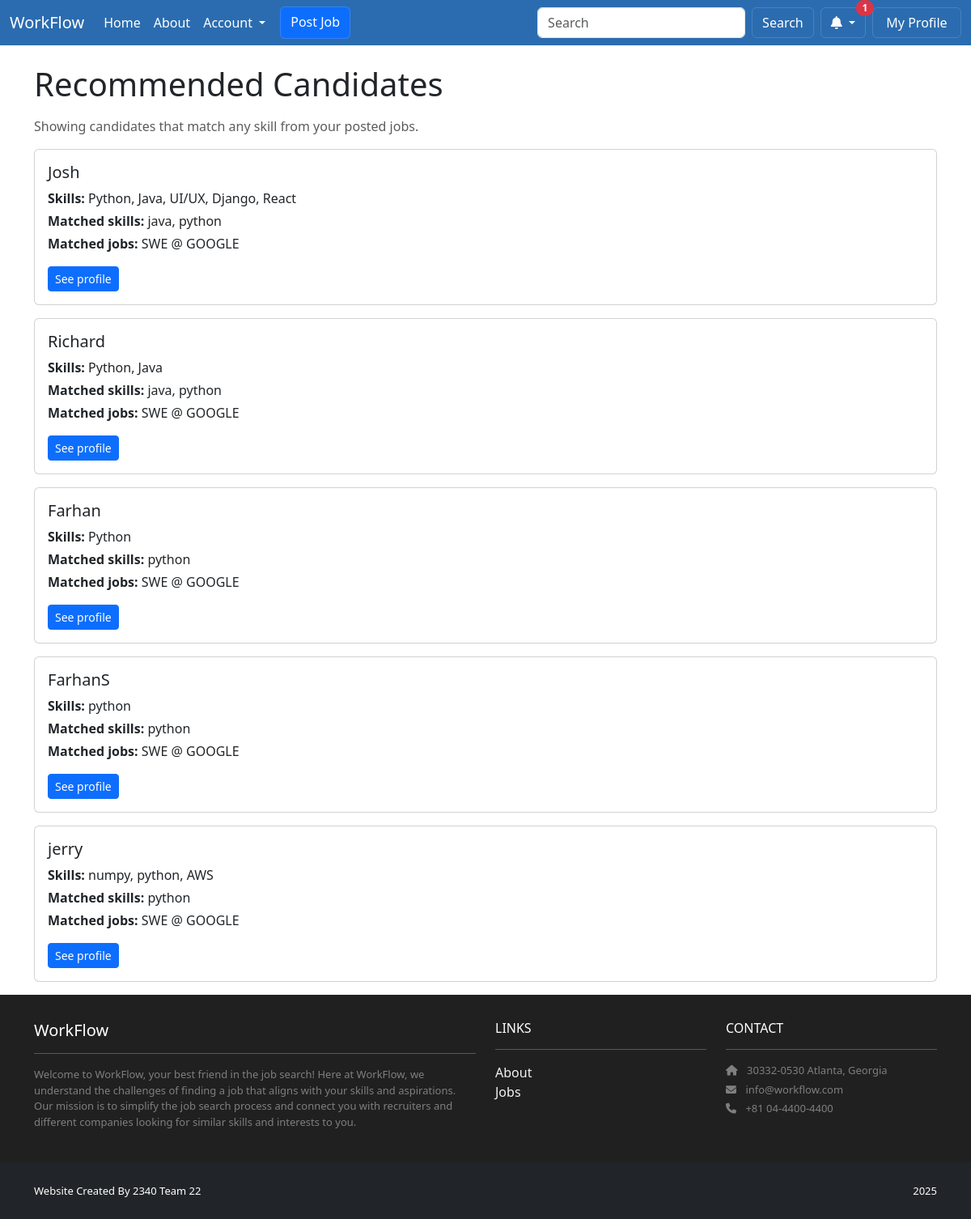
/recommended/recruiter/overview/ (signed in), run on an earlier commit of the app's database.
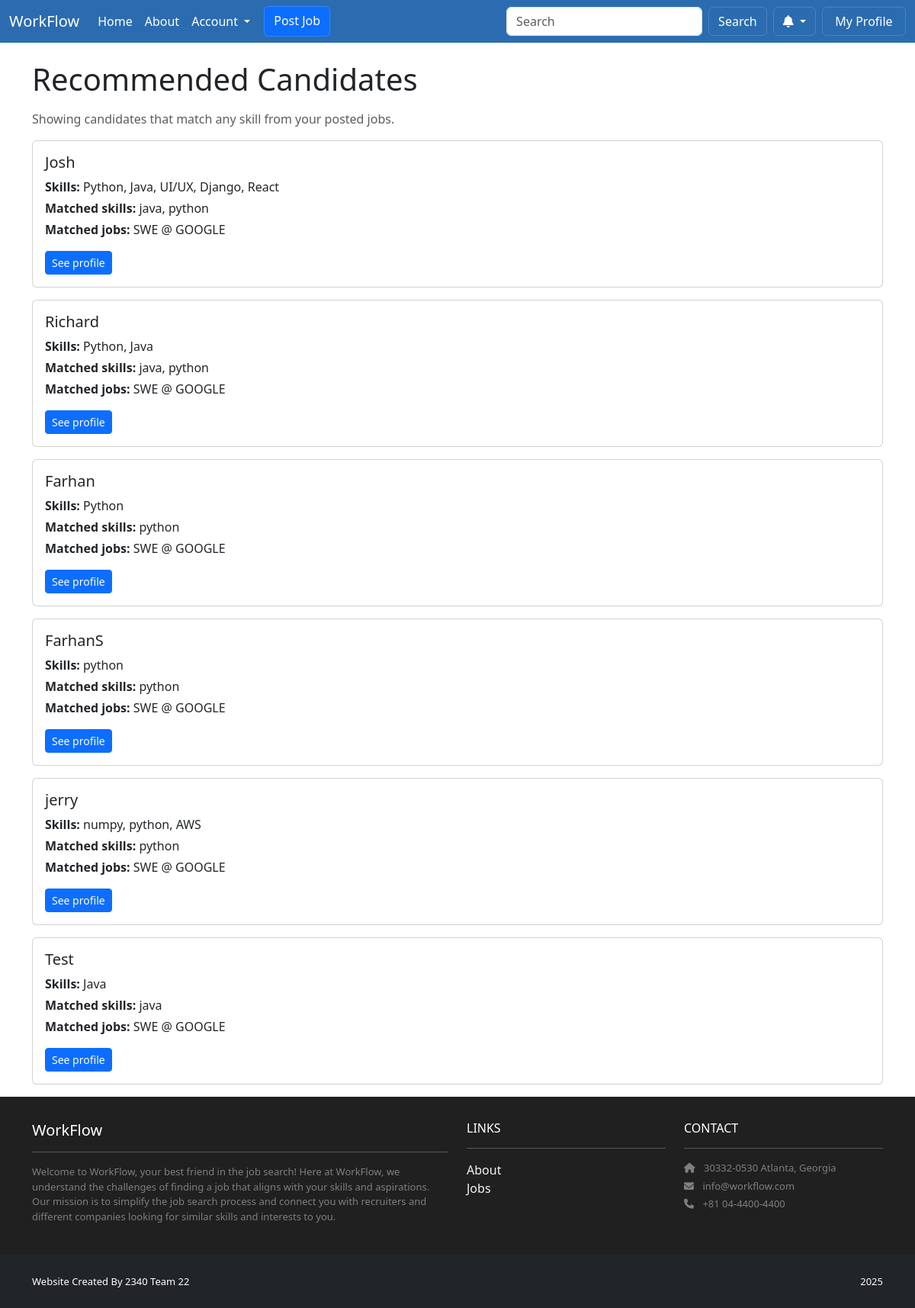
And on a later commit of the database.
### accounts/models.py (models this page shows)
class CustomUser(AbstractUser):
    class Roles(models.TextChoices):
        SEEKER = 'SEEKER', 'Seeker'
        RECRUITER = 'RECRUITER', 'Recruiter'
    role = models.CharField(max_length=10, choices=Roles.choices)
    @property
    def is_seeker(self):
        return self.role == self.Roles.SEEKER
    @property
    def is_recruiter(self):
        return self.role == self.Roles.RECRUITER
    @property
    def unread_notifications_count(self):
        try:
            return self.notifications.filter(is_read=False).count()
        except Exception:
            return 0

### profiles/models.py (models this page shows, shortened)
class Profile(models.Model):
    user = models.OneToOneField(User, on_delete=models.CASCADE, related_name='profile')
    headline = models.CharField(max_length=255, blank=True)
    skills = models.TextField(blank=True, help_text='Comma-separated skills')
    is_public = models.BooleanField(default=True)
    show_skills = models.BooleanField(default=True)
    show_education = models.BooleanField(default=True)
    show_experience = models.BooleanField(default=True)
    show_links = models.BooleanField(default=True)

### recommended/views.py (the view)
# urls.py: path('recruiter/overview/', views.recruiter_overview, name='recommended.overview'),
@login_required
def recruiter_overview(request):
    from profiles.models import Profile
    if not getattr(request.user, 'is_recruiter', False):
        return HttpResponseForbidden()
    jobs = Job.objects.filter(recruiter=request.user)
    filter_params = {
        'skills': request.GET.get('skills', '').strip(),
        'location': request.GET.get('location', '').strip(),
        'projects': request.GET.get('projects', '').strip(),
    }
    if not jobs.exists():
        return render(request, 'recommended/recruiter_overview.html', {'jobs': [], 'candidates': [], 'filters': filter_params})
    job_skill_terms = set()
    job_skill_map = []  # list of tuples (job, set(skills)) to speed per-job matching
    for j in jobs:
        terms = {s.strip().lower() for s in (j.skills or '').split(',') if s.strip()}
        if terms:
            job_skill_terms.update(terms)
        job_skill_map.append((j, terms))
    if not job_skill_terms:
        return render(request, 'recommended/recruiter_overview.html', {'jobs': jobs, 'candidates': [], 'filters': filter_params})
    candidates_qs = Profile.objects.exclude(skills__isnull=True).exclude(skills__exact='')
    orchestrator = FilterOrchestrator()
    candidates_qs = orchestrator.apply_filters(candidates_qs, filter_params)
    matched = []
    for prof in candidates_qs:
        prof_terms = {s.strip().lower() for s in (prof.skills or '').split(',') if s.strip()}
        intersect = job_skill_terms & prof_terms
        if intersect:
            matched_jobs = [j.title for (j, jterms) in job_skill_map if jterms & prof_terms]
            matched.append({'profile': prof, 'matches': sorted(intersect), 'matched_jobs': matched_jobs})
    return render(request, 'recommended/recruiter_overview.html', {'jobs': jobs, 'candidates': matched, 'filters': filter_params})

### recommended/filters.py (called while the page is built)
    def apply_filters(self, qs, filter_params):
        for name, value in filter_params.items():
            if value:
                filter_class = self.filter_registry.get(name)
                if filter_class:
                    qs = filter_class().apply_filter(qs, value)
        return qs

### recommended/templates/recommended/recruiter_overview.html
{% extends "base.html" %}
{% block content %}
<div class="container mt-4">
  <h1 class="mb-3">Recommended Candidates</h1>
  <p class="text-muted">Showing candidates that match any skill from your posted jobs.</p>
  {% if not candidates %}
    <div class="alert alert-info">No matching candidates found or no skills listed on your jobs.</div>
  {% else %}
    <div class="row">
      {% for item in candidates %}
        <div class="col-12 mb-3">
          <div class="card">
            <div class="card-body">
              <h5 class="card-title">
                {% if item.profile.user.get_full_name %}
                  {{ item.profile.user.get_full_name }}
                {% else %}
                  {{ item.profile.user.username }}
                {% endif %}
              </h5>
              {% if item.profile.skills %}
                <p class="mb-1"><strong>Skills:</strong> {{ item.profile.skills }}</p>
              {% endif %}
              <p class="mb-1"><strong>Matched skills:</strong> {{ item.matches|join:", " }}</p>
              <p class="mb-0"><strong>Matched jobs:</strong> {{ item.matched_jobs|join:", " }}</p>
              <div class="mt-3">
                <a href="{% url 'profiles:detail' item.profile.user.username %}" class="btn btn-sm btn-primary">See profile</a>
              </div>
            </div>
          </div>
        </div>
      {% endfor %}
    </div>
  {% endif %}
{% endblock content %}

### jobproject/templates/base.html (shortened to what the changed rows need)
<!DOCTYPE html>
<html>
  {% load static %}
  <head>
    <link rel="stylesheet" href="{% static 'style.css' %}">
    <link href="https://cdn.jsdelivr.net/npm/bootstrap@5.3.3/dist/css/bootstrap.min.css" rel="stylesheet">
    <link rel="stylesheet" href="https://cdnjs.cloudflare.com/ajax/libs/font-awesome/6.1.1/css/all.min.css">
  </head>
  <body>
    <nav class="navbar navbar-expand-lg bg-body-tertiary custom-lightblue">
      <div class="container-fluid">
        <div class="collapse navbar-collapse" id="navbarSupportedContent">
            <form class="d-flex align-items-center" role="search" action="{% url 'jobs.filters' %}" method="get">
              {% if user.is_authenticated and user.is_recruiter %}
                <div class="ms-2 dropdown">
                  <button class="btn btn-outline-secondary dropdown-toggle position-relative" type="button" id="notifDropdown" data-bs-toggle="dropdown" aria-expanded="false" title="Notifications">
                    <i class="fas fa-bell"></i>
                    {% if user.unread_notifications_count %}
                      <span class="position-absolute top-0 start-100 translate-middle badge rounded-pill bg-danger">{{ user.unread_notifications_count }}</span>
                    {% endif %}
                  </button>
                </div>
              {% endif %}
            </form>
          </div>
        </div>
      </nav>
    <main class="site-content">
      <div>
        {% block content %}
        {% endblock content %}
      </div>
    </main>
  </body>
</html>

What changed in the data, as far as the page shows it:
no longer on this page (row edited): CustomUser: unread_notifications_count "1"
added Profile: profile.user.username "Test", profile.skills "Java", matches "java", matched_jobs "SWE @ GOOGLE"
